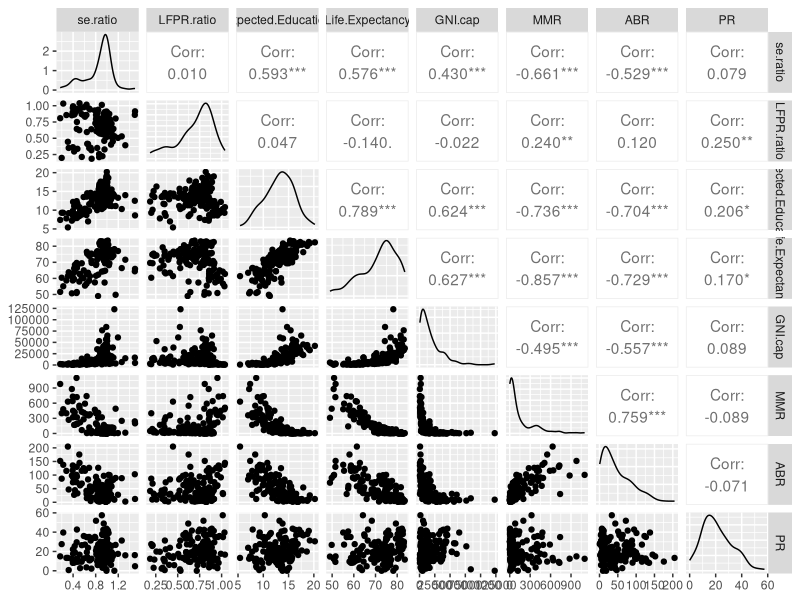
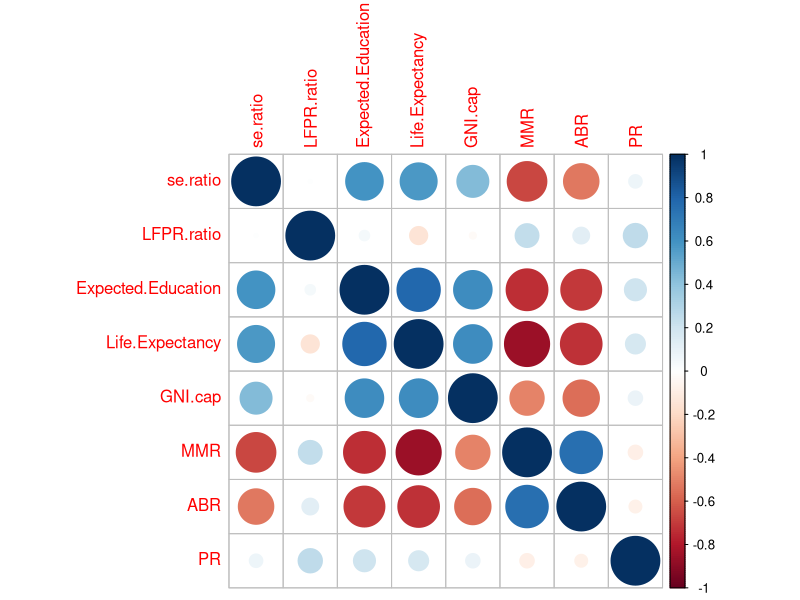
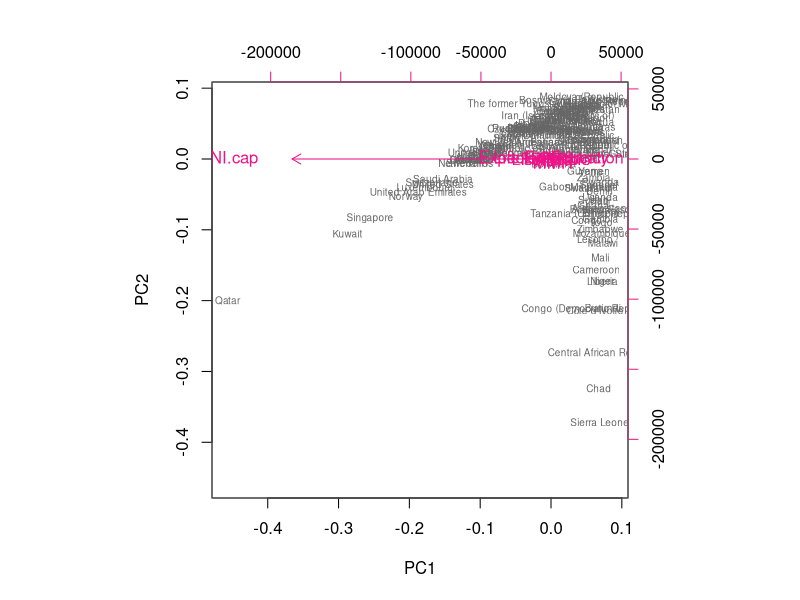

The R source for these figures, in order: (Note: this script raises an error after producing the figures.)
## ---- chunk 1
library(ggplot2)
library(GGally)
library(dplyr)
library(corrplot)
## ---- chunk 2
human <- read.table("human.txt", header = TRUE)
summary(human)
str(human)
dim(human)

## ---- chunk 3
ggpairs(human)
## ---- chunk 4
cor(human) %>% corrplot
## ---- chunk 5
# Mean again zero. Check how affects the variance
# perform principal component analysis (with the SVD method)
pca_human <- prcomp(human)

biplot(pca_human, choices = 1:2, cex = c(0.6, 1), col = c("grey40", "deeppink2"))
## ---- chunk 6
human_std <- scale(human)

pca_human <- prcomp(human_std)



# rounded percentages of variance captured by each PC
pca_pr <- round(100*s$importance[2,], digits = 1) 

# print out the percentages of variance
pca_pr

# create object pc_lab to be used as axis labels
pc_lab <- paste0(names(pca_pr), " (", pca_pr, "%)")

# draw a biplot
biplot(pca_human, cex = c(0.8, 1), col = c("grey40", "deeppink2"), xlab = pc_lab[1], ylab = pc_lab[2])

## ---- chunk 7

## ---- chunk 8
library(FactoMineR)
library(ggplot2)
library(tidyr)
library(stringr)
data(tea)

# column names to keep in the dataset
keep_columns <- c("Tea", "How", "how", "sugar", "where", "lunch")

# select the 'keep_columns' to create a new dataset
tea_time <- select(tea, one_of(keep_columns))

# look at the summaries and structure of the data
summary(tea_time)
str(tea_time)

# visualize the dataset
gather(tea_time) %>% ggplot(aes(value)) + facet_wrap("key", scales = "free") + geom_bar() + theme(axis.text.x = element_text(angle = 45, hjust = 1, size = 8))
summary(tea_time)
dim(tea_time)
str(tea_time)
## ---- chunk 9
# multiple correspondence analysis
mca <- MCA(tea_time, graph = FALSE)

# summary of the model
summary(mca)

# visualize MCA
plot(mca, invisible=c("ind"), habillage = "quali")
## ---- chunk 10
plotellipses(mca, keepvar=(1:5))
